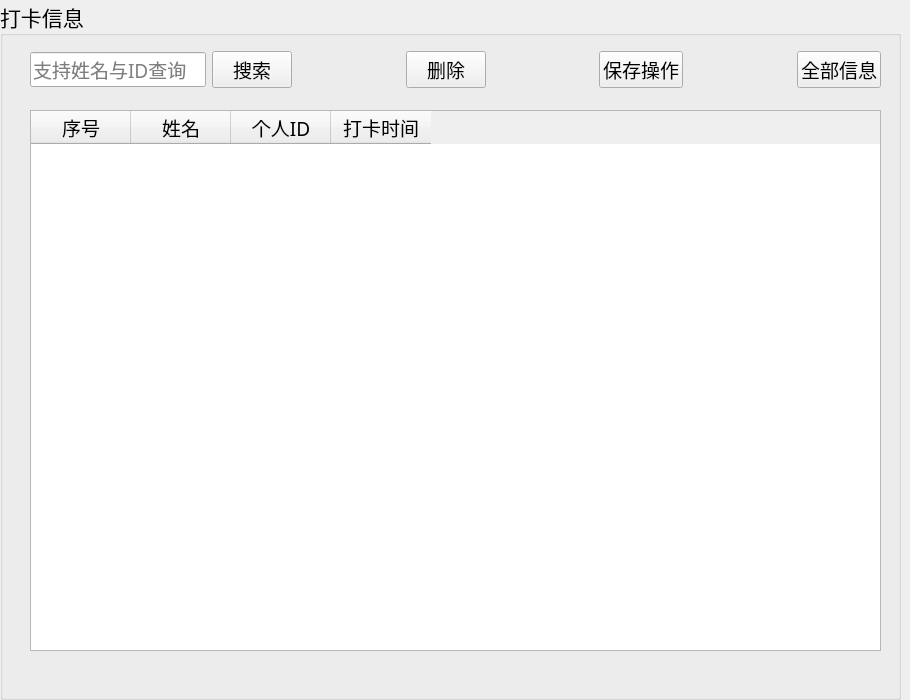
<?xml version="1.0" encoding="UTF-8"?>
<ui version="4.0">
 <class>recRecordFrom</class>
 <widget class="QWidget" name="recRecordFrom">
  <property name="geometry">
   <rect>
    <x>0</x>
    <y>0</y>
    <width>910</width>
    <height>700</height>
   </rect>
  </property>
  <property name="windowTitle">
   <string>Form</string>
  </property>
  <property name="styleSheet">
   <string notr="true"/>
  </property>
  <widget class="QGroupBox" name="groupBox">
   <property name="geometry">
    <rect>
     <x>0</x>
     <y>0</y>
     <width>901</width>
     <height>700</height>
    </rect>
   </property>
   <property name="font">
    <font>
     <family>华文楷体</family>
     <pointsize>16</pointsize>
    </font>
   </property>
   <property name="title">
    <string>打卡信息</string>
   </property>
   <widget class="QTableWidget" name="tableWidget">
    <property name="geometry">
     <rect>
      <x>30</x>
      <y>110</y>
      <width>851</width>
      <height>541</height>
     </rect>
    </property>
    <property name="font">
     <font>
      <family>华文楷体</family>
      <pointsize>14</pointsize>
     </font>
    </property>
    <column>
     <property name="text">
      <string>序号</string>
     </property>
     <property name="font">
      <font>
       <family>华文楷体</family>
       <pointsize>14</pointsize>
      </font>
     </property>
    </column>
    <column>
     <property name="text">
      <string>姓名</string>
     </property>
     <property name="font">
      <font>
       <family>华文楷体</family>
       <pointsize>14</pointsize>
      </font>
     </property>
    </column>
    <column>
     <property name="text">
      <string>个人ID</string>
     </property>
     <property name="font">
      <font>
       <family>华文楷体</family>
       <pointsize>14</pointsize>
      </font>
     </property>
    </column>
    <column>
     <property name="text">
      <string>打卡时间</string>
     </property>
     <property name="font">
      <font>
       <family>华文楷体</family>
       <pointsize>14</pointsize>
      </font>
     </property>
    </column>
   </widget>
   <widget class="QWidget" name="layoutWidget">
    <property name="geometry">
     <rect>
      <x>30</x>
      <y>50</y>
      <width>851</width>
      <height>39</height>
     </rect>
    </property>
    <layout class="QHBoxLayout" name="horizontalLayout_2">
     <item>
      <layout class="QHBoxLayout" name="horizontalLayout">
       <item>
        <widget class="QLineEdit" name="lineEdit">
         <property name="font">
          <font>
           <family>华文楷体</family>
           <pointsize>14</pointsize>
          </font>
         </property>
         <property name="placeholderText">
          <string>支持姓名与ID查询</string>
         </property>
        </widget>
       </item>
       <item>
        <widget class="QPushButton" name="searchBtn">
         <property name="font">
          <font>
           <family>华文楷体</family>
           <pointsize>14</pointsize>
          </font>
         </property>
         <property name="styleSheet">
          <string notr="true"/>
         </property>
         <property name="text">
          <string>搜索</string>
         </property>
         <property name="icon">
          <iconset theme="21">
           <activeon>:/icons/ui_imgs/icons/search.png</activeon>
          </iconset>
         </property>
        </widget>
       </item>
      </layout>
     </item>
     <item>
      <spacer name="horizontalSpacer">
       <property name="orientation">
        <enum>Qt::Horizontal</enum>
       </property>
       <property name="sizeHint" stdset="0">
        <size>
         <width>40</width>
         <height>20</height>
        </size>
       </property>
      </spacer>
     </item>
     <item>
      <widget class="QPushButton" name="delBtn">
       <property name="font">
        <font>
         <family>华文楷体</family>
         <pointsize>14</pointsize>
        </font>
       </property>
       <property name="text">
        <string>删除</string>
       </property>
       <property name="icon">
        <iconset>
         <activeon>:/icons/ui_imgs/icons/删除.png</activeon>
        </iconset>
       </property>
      </widget>
     </item>
     <item>
      <spacer name="horizontalSpacer_3">
       <property name="orientation">
        <enum>Qt::Horizontal</enum>
       </property>
       <property name="sizeHint" stdset="0">
        <size>
         <width>40</width>
         <height>20</height>
        </size>
       </property>
      </spacer>
     </item>
     <item>
      <widget class="QPushButton" name="saveBtn">
       <property name="font">
        <font>
         <family>华文楷体</family>
         <pointsize>14</pointsize>
        </font>
       </property>
       <property name="text">
        <string>保存操作</string>
       </property>
       <property name="icon">
        <iconset>
         <activeon>:/icons/ui_imgs/icons/保存.png</activeon>
        </iconset>
       </property>
      </widget>
     </item>
     <item>
      <spacer name="horizontalSpacer_2">
       <property name="orientation">
        <enum>Qt::Horizontal</enum>
       </property>
       <property name="sizeHint" stdset="0">
        <size>
         <width>40</width>
         <height>20</height>
        </size>
       </property>
      </spacer>
     </item>
     <item>
      <widget class="QPushButton" name="showAllBtn">
       <property name="font">
        <font>
         <family>华文楷体</family>
         <pointsize>14</pointsize>
        </font>
       </property>
       <property name="text">
        <string>全部信息</string>
       </property>
       <property name="icon">
        <iconset>
         <activeon>:/icons/ui_imgs/icons/显示全部.png</activeon>
        </iconset>
       </property>
      </widget>
     </item>
    </layout>
   </widget>
  </widget>
 </widget>
 <resources>
  <include location="img_source.qrc"/>
 </resources>
 <connections/>
</ui>
